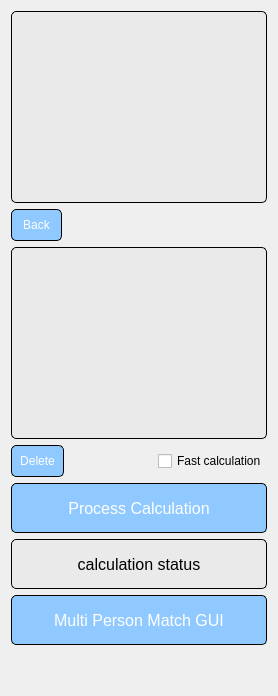
      <widget class="QWidget" name="tab_5">
       <attribute name="title">
        <string>Process Data</string>
       </attribute>
       <layout class="QVBoxLayout" name="verticalLayout_21">
        <item>
         <widget class="QListWidget" name="listwidget_select_cal_date">
          <property name="styleSheet">
           <string notr="true">QListWidget {
	background-color: rgb(234, 234, 234);
    border: 1px solid black;
	border-radius: 5px;
}</string>
          </property>
         </widget>
        </item>
        <item>
         <layout class="QHBoxLayout" name="horizontalLayout_24" stretch="2,8">
          <item>
           <widget class="QPushButton" name="btn_cal_back_path">
            <property name="styleSheet">
             <string notr="true">QPushButton {
    background-color: rgb(143, 201, 255);
    color: white;
    font-size: 12px;
    border: 1px solid black;
    border-radius: 5px;
    padding: 8px;
}

QPushButton:hover {
    background-color: rgb(82, 83, 100);  
}

QPushButton:pressed {
    background-color: rgb(82, 83, 100);  
}</string>
            </property>
            <property name="text">
             <string>Back</string>
            </property>
           </widget>
          </item>
          <item>
           <spacer name="horizontalSpacer_5">
            <property name="orientation">
             <enum>Qt::Horizontal</enum>
            </property>
            <property name="sizeHint" stdset="0">
             <size>
              <width>40</width>
              <height>20</height>
             </size>
            </property>
           </spacer>
          </item>
         </layout>
        </item>
        <item>
         <widget class="QListWidget" name="listwidget_selected_cal_date">
          <property name="styleSheet">
           <string notr="true">QListWidget {
	background-color: rgb(234, 234, 234);
    border: 1px solid black;
	border-radius: 5px;
}</string>
          </property>
         </widget>
        </item>
        <item>
         <layout class="QHBoxLayout" name="horizontalLayout_25" stretch="1,2,1">
          <item>
           <widget class="QPushButton" name="btn_cal_delete">
            <property name="styleSheet">
             <string notr="true">QPushButton {
    background-color: rgb(143, 201, 255);
    color: white;
    font-size: 12px;
    border: 1px solid black;
    border-radius: 5px;
    padding: 8px;
}

QPushButton:hover {
    background-color: rgb(82, 83, 100);  
}

QPushButton:pressed {
    background-color: rgb(82, 83, 100);  
}</string>
            </property>
            <property name="text">
             <string>Delete</string>
            </property>
           </widget>
          </item>
          <item>
           <spacer name="horizontalSpacer_16">
            <property name="orientation">
             <enum>Qt::Horizontal</enum>
            </property>
            <property name="sizeHint" stdset="0">
             <size>
              <width>40</width>
              <height>20</height>
             </size>
            </property>
           </spacer>
          </item>
          <item>
           <widget class="QCheckBox" name="checkBox_fast_cal">
            <property name="layoutDirection">
             <enum>Qt::LeftToRight</enum>
            </property>
            <property name="autoFillBackground">
             <bool>false</bool>
            </property>
            <property name="text">
             <string>Fast calculation</string>
            </property>
           </widget>
          </item>
         </layout>
        </item>
        <item>
         <widget class="QPushButton" name="btn_cal_start_cal">
          <property name="minimumSize">
           <size>
            <width>0</width>
            <height>50</height>
           </size>
          </property>
          <property name="styleSheet">
           <string notr="true">QPushButton {
    background-color: rgb(143, 201, 255);
    color: white;
    font-size: 16px;
    border: 1px solid black;
    border-radius: 5px;
    padding: 8px;
}

QPushButton:hover {
    background-color: rgb(82, 83, 100);  
}

QPushButton:pressed {
    background-color: rgb(82, 83, 100);  
}</string>
          </property>
          <property name="text">
           <string>Process Calculation</string>
          </property>
         </widget>
        </item>
        <item>
         <widget class="QLabel" name="label_calculation_status">
          <property name="sizePolicy">
           <sizepolicy hsizetype="Preferred" vsizetype="Fixed">
            <horstretch>0</horstretch>
            <verstretch>0</verstretch>
           </sizepolicy>
          </property>
          <property name="minimumSize">
           <size>
            <width>0</width>
            <height>50</height>
           </size>
          </property>
          <property name="styleSheet">
           <string notr="true">QLabel {
    background-color: rgb(234, 234, 234);
    color: black;
    font-size: 16px;
    border: 1px solid black;
	border-radius: 5px;
}
</string>
          </property>
          <property name="text">
           <string>calculation status</string>
          </property>
          <property name="alignment">
           <set>Qt::AlignCenter</set>
          </property>
         </widget>
        </item>
        <item>
         <widget class="QPushButton" name="btn_multi_match_gui">
          <property name="minimumSize">
           <size>
            <width>0</width>
            <height>50</height>
           </size>
          </property>
          <property name="styleSheet">
           <string notr="true">QPushButton {
    background-color: rgb(143, 201, 255);
    color: white;
    font-size: 16px;
    border: 1px solid black;
    border-radius: 5px;
    padding: 8px;
}

QPushButton:hover {
    background-color: rgb(82, 83, 100);  
}

QPushButton:pressed {
    background-color: rgb(82, 83, 100);  
}</string>
          </property>
          <property name="text">
           <string>Multi Person Match GUI</string>
          </property>
         </widget>
        </item>
        <item>
         <spacer name="verticalSpacer_2">
          <property name="orientation">
           <enum>Qt::Vertical</enum>
          </property>
          <property name="sizeHint" stdset="0">
           <size>
            <width>20</width>
            <height>40</height>
           </size>
          </property>
         </spacer>
        </item>
       </layout>
      </widget>
